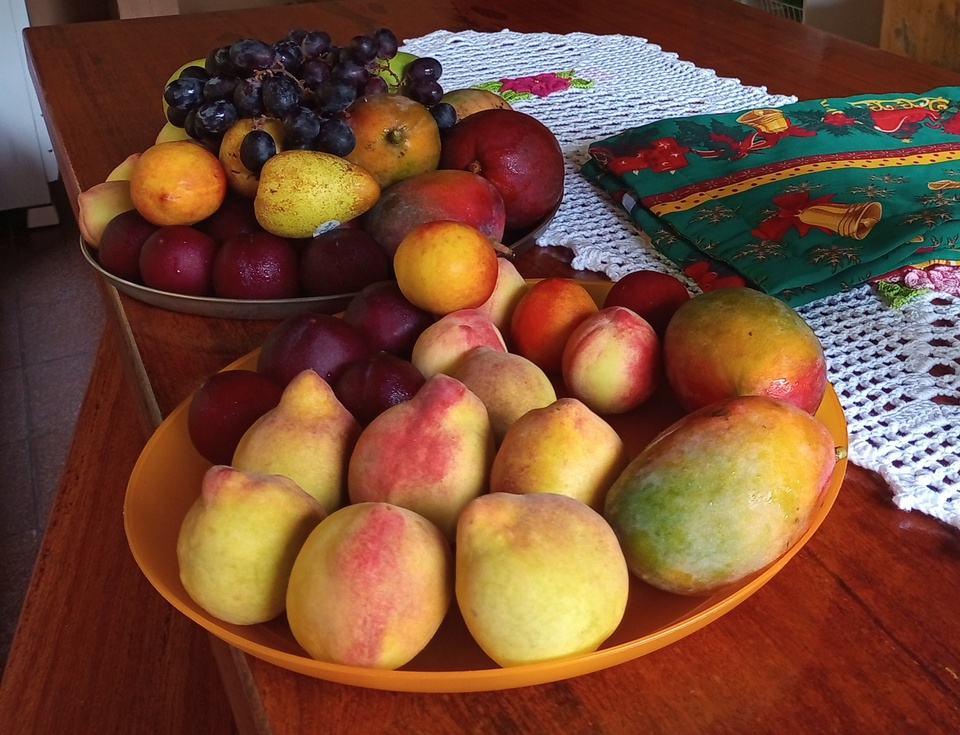
#> input picture Visualizacao_de_Dados/figuras/frutas.jpg, 960 x 735 px, shrunk from 2536 x 1940 before the run
$ python exemplo3.py
#> lines starting #> are read from the running program, lines starting #| are printed output that depends on the picture
"""
No seguinte exemplo, uma imagem é carregada, verificando-se se a mesma é de
tipo RGB ou escala de cinza e aplica três técnicas de melhoria de contraste:
equalização de histograma, CLAHE (equalização adaptativa) e normalização.
"""

# Importação
import numpy as np
import matplotlib.pyplot as plt
from PIL import Image
import cv2

# Funções
def is_rgb(image):
    """
    Check if image is RGB
    """
    return len(image.getbands()) == 3


def apply_histogram_equalization(image):
    """
    Applies histogram equalization to the image.
    """
    return Image.fromarray(cv2.equalizeHist(np.array(image, dtype=np.uint8)))


def apply_clahe(image, clip_limit=2.0, tile_grid_size=(8,8)):
    """
    Applies CLAHE (Contrast Limited Adaptive Histogram Equalization)
    """
    clahe = cv2.createCLAHE(clipLimit=clip_limit, tileGridSize=tile_grid_size)
    return Image.fromarray(clahe.apply(np.array(image, dtype=np.uint8)))


def normalize_image(image):
    """
    Normalizes the image to the range [0, 255].
    """
    img_array =  np.array(image, dtype=np.float32)
    img_normalized = 255 * (img_array - np.min(img_array)) / (np.max(img_array) - np.min(img_array))
    return Image.fromarray(np.uint8(img_normalized))


def plot_results(original_image, original_gray, equalized, clahe, normalized):
    """
    Plots the original loaded image, original grayscale image and the transformed versions with their hitograms.
    """
    fig, axes = plt.subplots(2, 5, figsize=(20, 10))
    titles = ['Original Image (Loaded)', 'Gray Image', 'Histogram Equalization', 'CLAHE', 'Normalization']
    images = [original_image, original_gray, equalized, clahe, normalized]

    # Plots
    for i, (ax, img, title) in enumerate(zip(axes[0], images, titles)):
        ax.imshow(img, cmap='gray', vmin=0, vmax=255) # Ensure brightness is in the correct range
        ax.set_title(title)
        ax.axis('off')

    # Plotting the histograms of the transformed images
    for i, (ax, img) in enumerate(zip(axes[0], images[1:])): # Deleting the original
        ax.hist(np.array(img).ravel(), bins=256, range=[0, 256], color='black')
        ax.set_title(f'Histogram - {titles[i + 1]}') # Adjustment for correct title
        ax.set_xlim([0, 256])

    # Remove axes that are not needed
    for ax in axes.flat:
        if not ax.has_data(): # Check if the axis has no data
            ax.axis('off') # Disables the empty axis.

    plt.tight_layout()
    plt.show()


def main(image_path):
    """
    Main function to load the image, apply histogram equalization methods and
    display the results.
    """
#> called with image_path = '../figuras/frutas.jpg'

    # Load the original image
    image = Image.open(image_path)
#> image is the input picture: PIL image 960x735 RGB; mean R, G, B 118.5, 76.3, 53.8

    # Display the image dimensions and number of channels
    print(f'Dimensions of the uploaded image: {image.size} (width, height)')
#| Dimensions of the uploaded image: (960, 735) (width, height)
    print(f'Number of channels: {len(image.getbands())}') # Display the numbers of channels
#| Number of channels: 3

    # Check if the image is RGB, otherwise it is already in grayscale
    if is_rgb(image):
        print('The image is RGB')
        original_gray = image.convert('L') # Convert to grayscale
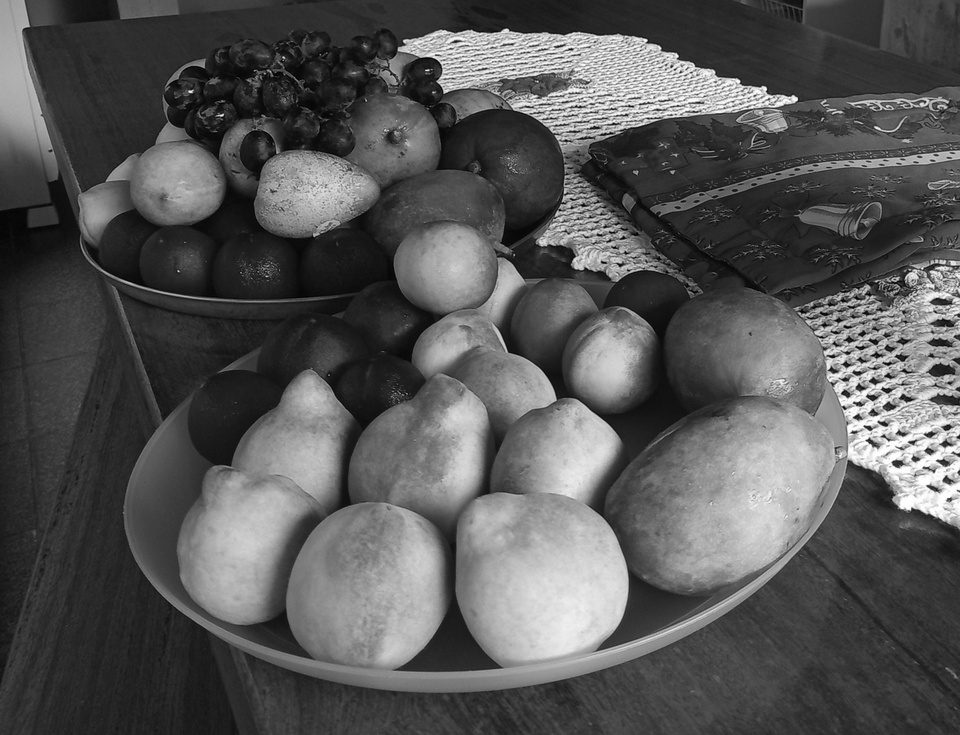
#> original_gray: PIL image 960x735 L; min 1, max 255, mean 86.4
    else:
        print('The image it is already in grayscale')
        original_gray = image # Already in grayscale

    # Applying the transformations
    equalized = apply_histogram_equalization(original_gray)
#> in apply_histogram_equalization, `return Image.fromarray(cv2.equalizeHist(np.array(image, dtype=np.uint8..`:
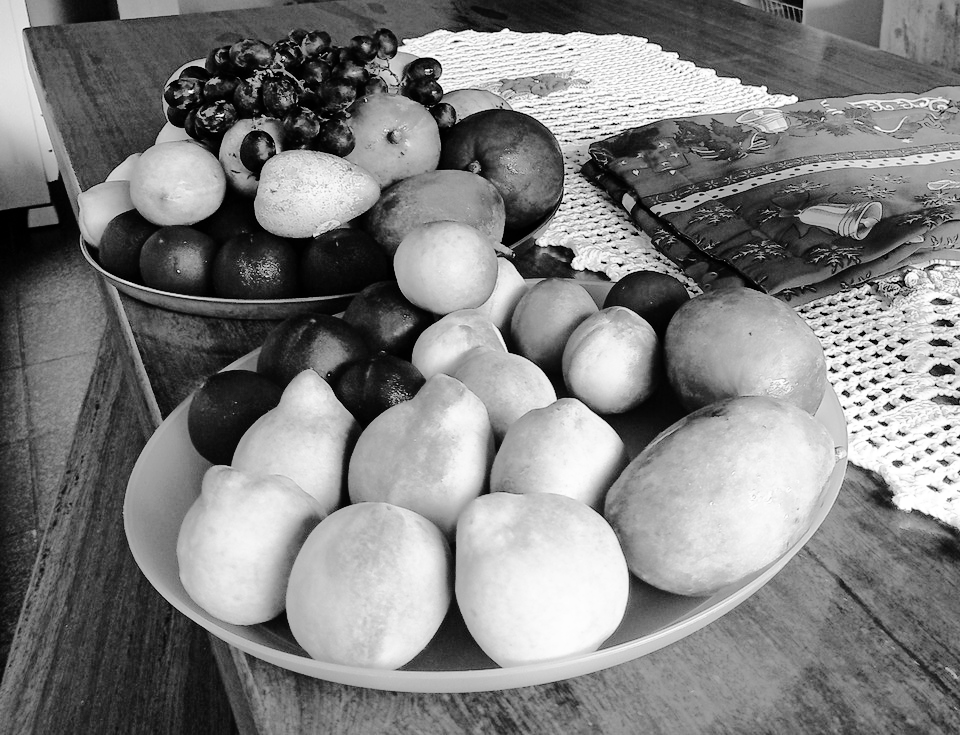
#> returned value: PIL image 960x735 L; min 0, max 255, mean 128.5
    clahe = apply_clahe(original_gray)
#> in apply_clahe, `return Image.fromarray(clahe.apply(np.array(image, dtype=np.uint8)))`:
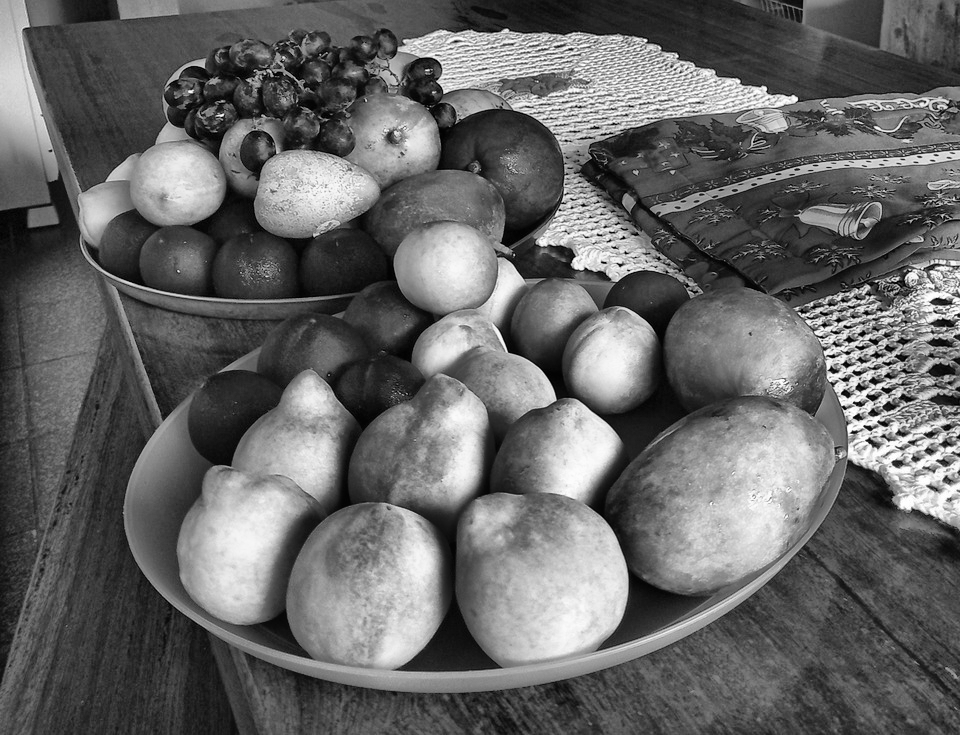
#> returned value: PIL image 960x735 L; min 0, max 255, mean 102.5
    normalized = normalize_image(original_gray)

    # Plot the transformations results
    plot_results(image, original_gray, equalized, clahe, normalized)
#> the loop in plot_results, `for i, (ax, img, title) in enumerate(zip(axes[0], images, titles)):` made 5 passes
#> title on passes 1 to 5: 'Original Image (Loaded)', 'Gray Image', 'Histogram Equalization', 'CLAHE', 'Normalization'
#> the loop in plot_results, `for i, (ax, img) in enumerate(zip(axes[0], images[1:])):` made 4 passes
#> in plot_results, `plt.show()`:
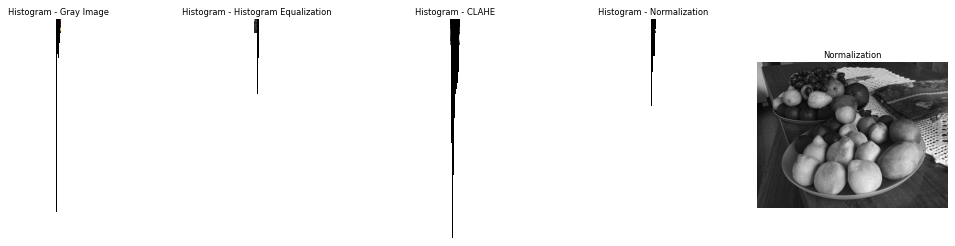
#> figure drawn by matplotlib, 5 panels

if __name__ == '__main__':
    main('../figuras/frutas.jpg')

$ run again, with Visualizacao_de_Dados/figuras/mar_vitoria.jpg copied over Visualizacao_de_Dados/figuras/frutas.jpg
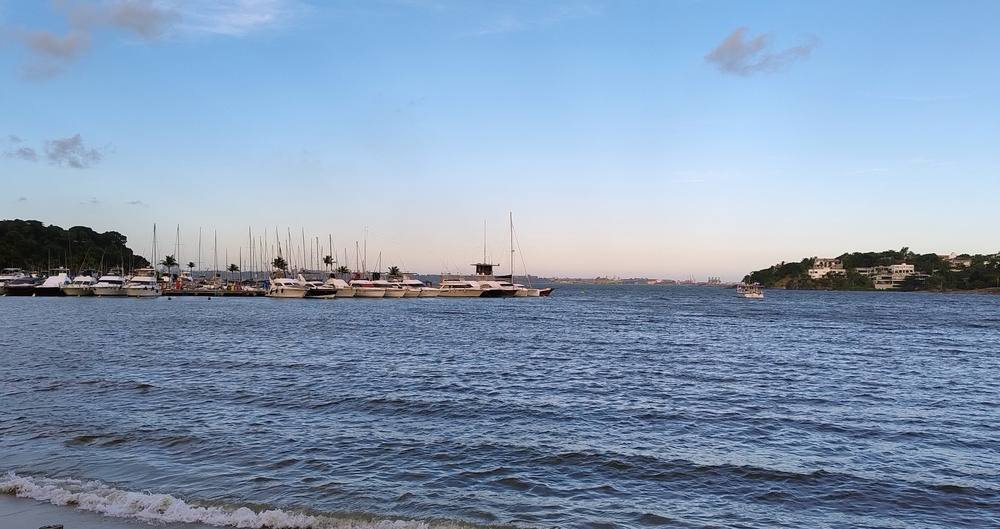
#> input picture Visualizacao_de_Dados/figuras/mar_vitoria.jpg, 1000 x 529 px, shrunk from 4080 x 2160 before the run
#> in main, image is the input picture: PIL image 1000x529 RGB; mean R, G, B 132.9, 154.1, 180.3
#| Dimensions of the uploaded image: (1000, 529) (width, height)
#| Number of channels: 3
#> in apply_histogram_equalization, `return Image.fromarray(cv2.equalizeHist(np.array(image, dtype=np.uint8..`:
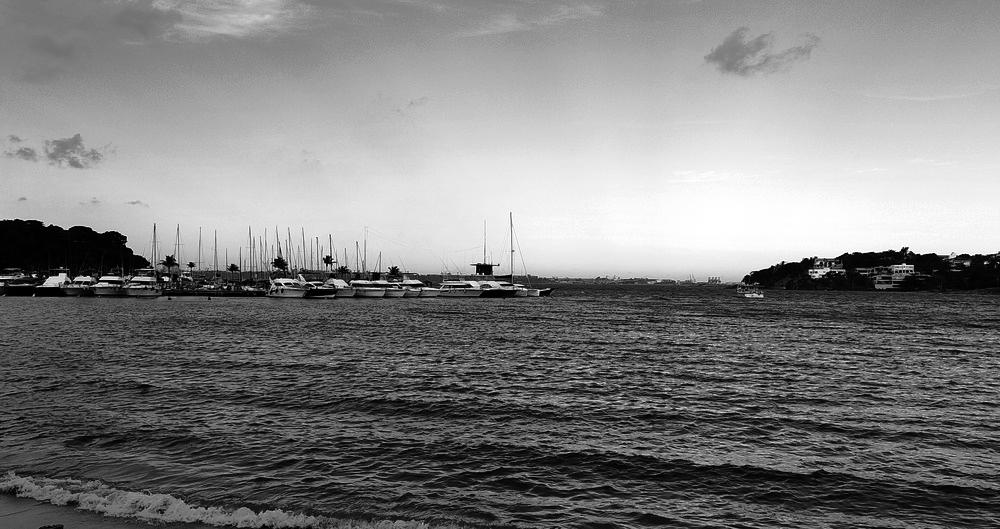
#> returned value: PIL image 1000x529 L; min 0, max 255, mean 128.2
#> in apply_clahe, `return Image.fromarray(clahe.apply(np.array(image, dtype=np.uint8)))`:
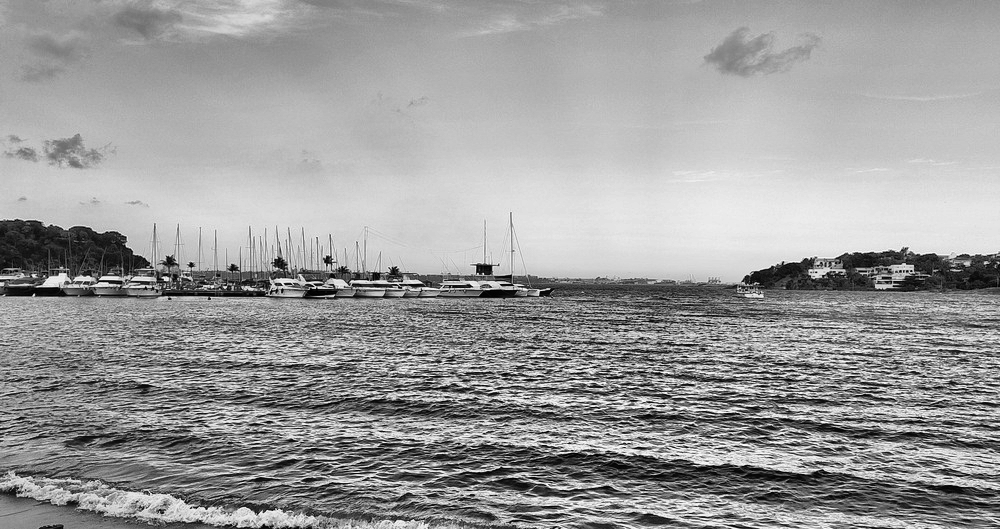
#> returned value: PIL image 1000x529 L; min 0, max 254, mean 155.1
#> the loop in plot_results, `for i, (ax, img, title) in enumerate(zip(axes[0], images, titles)):` made 5 passes
#> title on passes 1 to 5: 'Original Image (Loaded)', 'Gray Image', 'Histogram Equalization', 'CLAHE', 'Normalization'
#> the loop in plot_results, `for i, (ax, img) in enumerate(zip(axes[0], images[1:])):` made 4 passes
